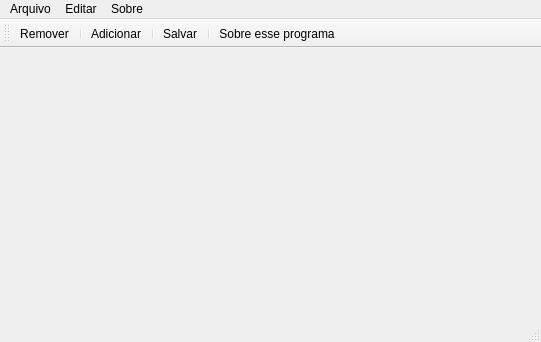
<?xml version="1.0" encoding="UTF-8"?>
<ui version="4.0">
 <class>Barras</class>
 <widget class="QMainWindow" name="Barras">
  <property name="geometry">
   <rect>
    <x>0</x>
    <y>0</y>
    <width>541</width>
    <height>342</height>
   </rect>
  </property>
  <property name="windowTitle">
   <string>Barras</string>
  </property>
  <widget class="QWidget" name="centralwidget"/>
  <widget class="QMenuBar" name="menubar">
   <property name="geometry">
    <rect>
     <x>0</x>
     <y>0</y>
     <width>541</width>
     <height>22</height>
    </rect>
   </property>
   <widget class="QMenu" name="menuArquivo">
    <property name="title">
     <string>Arquivo</string>
    </property>
    <addaction name="actionRemover"/>
    <addaction name="actionSalvar"/>
    <addaction name="actionSair"/>
   </widget>
   <widget class="QMenu" name="menuEditar">
    <property name="title">
     <string>Editar</string>
    </property>
    <addaction name="actionAdicionar"/>
   </widget>
   <widget class="QMenu" name="menuSobre">
    <property name="title">
     <string>Sobre</string>
    </property>
    <addaction name="actionSobre_esse_programa"/>
   </widget>
   <addaction name="menuArquivo"/>
   <addaction name="menuEditar"/>
   <addaction name="menuSobre"/>
  </widget>
  <widget class="QStatusBar" name="statusbar"/>
  <widget class="QToolBar" name="toolBar">
   <property name="windowTitle">
    <string>toolBar</string>
   </property>
   <attribute name="toolBarArea">
    <enum>TopToolBarArea</enum>
   </attribute>
   <attribute name="toolBarBreak">
    <bool>false</bool>
   </attribute>
   <addaction name="actionRemover"/>
   <addaction name="separator"/>
   <addaction name="actionAdicionar"/>
   <addaction name="separator"/>
   <addaction name="actionSalvar"/>
   <addaction name="separator"/>
   <addaction name="actionSobre_esse_programa"/>
  </widget>
  <action name="actionRemover">
   <property name="icon">
    <iconset resource="assets/assets.qrc">
     <normaloff>:/icons/Close.png</normaloff>:/icons/Close.png</iconset>
   </property>
   <property name="text">
    <string>Remover</string>
   </property>
  </action>
  <action name="actionSair">
   <property name="text">
    <string>Sair</string>
   </property>
  </action>
  <action name="actionAdicionar">
   <property name="icon">
    <iconset resource="assets/assets.qrc">
     <normaloff>:/icons/Add.png</normaloff>:/icons/Add.png</iconset>
   </property>
   <property name="text">
    <string>Adicionar</string>
   </property>
   <property name="toolTip">
    <string>Adicionar</string>
   </property>
  </action>
  <action name="actionSalvar">
   <property name="icon">
    <iconset resource="assets/assets.qrc">
     <normaloff>:/icons/Load.png</normaloff>:/icons/Load.png</iconset>
   </property>
   <property name="text">
    <string>Salvar</string>
   </property>
  </action>
  <action name="actionSobre_esse_programa">
   <property name="icon">
    <iconset resource="assets/assets.qrc">
     <normaloff>:/icons/New document.png</normaloff>:/icons/New document.png</iconset>
   </property>
   <property name="text">
    <string>Sobre esse programa</string>
   </property>
  </action>
 </widget>
 <resources>
  <include location="assets/assets.qrc"/>
 </resources>
 <connections/>
</ui>
